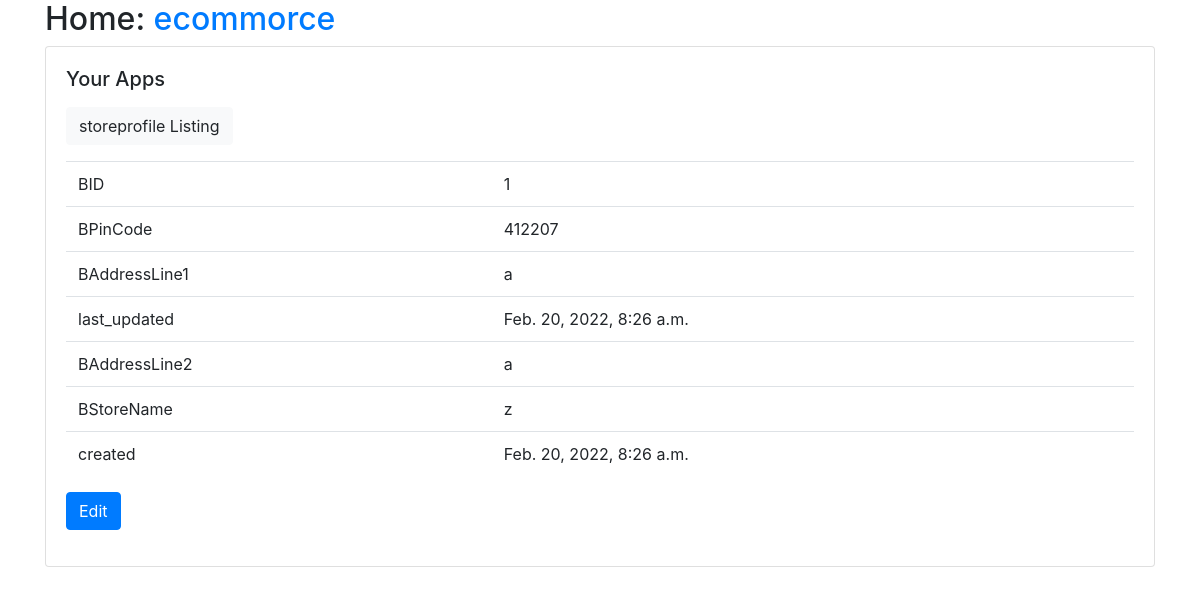
Page /BusinessOwener/BusinessOwener/storeprofile/detail/1/ on the committed database.
### BusinessOwener/models.py (models this page shows, shortened)
class storeprofile(models.Model):
    user = models.ForeignKey(profile,on_delete=models.CASCADE)
    BID = models.BigAutoField(primary_key=True)
    BStoreName = models.CharField(max_length=50)
    BPinCode = models.PositiveIntegerField()
    BAddressLine1 = models.TextField(max_length=100)
    BAddressLine2 = models.TextField(max_length=100)
    last_updated = models.DateTimeField(auto_now=True, editable=False)
    created = models.DateTimeField(auto_now_add=True, editable=False)
    class Meta:
        pass
    def get_update_url(self):
        return reverse("BusinessOwener_storeprofile_update", args=(self.BID,))

### BusinessOwener/views.py (the view)
# urls.py: path("BusinessOwener/storeprofile/detail/<int:BID>/", views.storeprofileDetailView.as_view(), name="BusinessOwener_storeprofile_detail"),
class storeprofileDetailView(generic.DetailView):
    model = models.storeprofile
    form_class = forms.storeprofileForm
    pk_url_kwarg = "BID"

### BusinessOwener/templates/BusinessOwener/storeprofile_detail.html
{% extends "base.html" %}
{% load static %}
{% block content %}
<p>
    <a class="btn btn-light" href="{% url 'BusinessOwener_storeprofile_list' %}">
    storeprofile Listing
    </a>
</p>
<table class="table">
    <tr><td>BID</td><td>{{ object.BID }}</td></tr>
    <tr><td>BPinCode</td><td>{{ object.BPinCode }}</td></tr>
    <tr><td>BAddressLine1</td><td>{{ object.BAddressLine1 }}</td></tr>
    <tr><td>last_updated</td><td>{{ object.last_updated }}</td></tr>
    <tr><td>BAddressLine2</td><td>{{ object.BAddressLine2 }}</td></tr>
    <tr><td>BStoreName</td><td>{{ object.BStoreName }}</td></tr>
    <tr><td>created</td><td>{{ object.created }}</td></tr>
</table>
<a class="btn btn-primary" href="{{object.get_update_url}}">Edit</a>
{% endblock %}

### rows in the picture
storeprofile: BID "1", BPinCode "412207", BAddressLine1 "a", last_updated "Feb. 20, 2022, 8:26 a.m.", BAddressLine2 "a", BStoreName "z", created "Feb. 20, 2022, 8:26 a.m."
